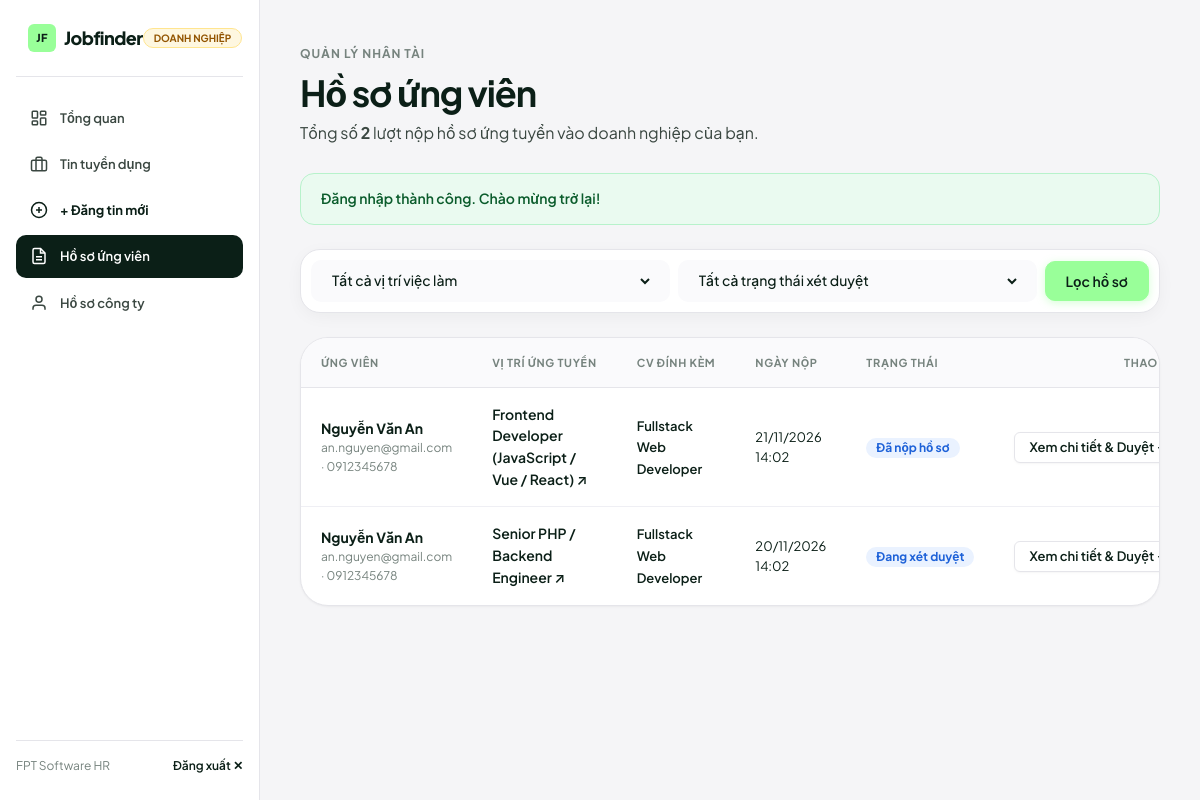
/employer/applications.php (signed in), run on the app's committed database.
### tables this page shows
CREATE TABLE `applications` (
  `id` INT AUTO_INCREMENT PRIMARY KEY,
  `user_id` INT NOT NULL,
  `job_id` INT NOT NULL,
  `cv_id` INT NULL,
  `cover_letter` TEXT NULL,
  `status` VARCHAR(50) NOT NULL DEFAULT 'Đã nộp hồ sơ',
  `created_at` TIMESTAMP DEFAULT CURRENT_TIMESTAMP,
  `updated_at` TIMESTAMP NULL ON UPDATE CURRENT_TIMESTAMP,
  CONSTRAINT `fk_app_user` FOREIGN KEY (`user_id`) REFERENCES `users` (`id`) ON DELETE CASCADE,
  CONSTRAINT `fk_app_job` FOREIGN KEY (`job_id`) REFERENCES `jobs` (`id`) ON DELETE CASCADE,
  CONSTRAINT `fk_app_cv` FOREIGN KEY (`cv_id`) REFERENCES `cvs` (`id`) ON DELETE SET NULL,
  CONSTRAINT `uq_user_job` UNIQUE (`user_id`, `job_id`)
);

CREATE TABLE `users` (
  `id` INT AUTO_INCREMENT PRIMARY KEY,
  `name` VARCHAR(100) NOT NULL,
  `email` VARCHAR(100) NOT NULL UNIQUE,
  `role` ENUM('candidate', 'employer', 'admin') NOT NULL DEFAULT 'candidate',
  `password` VARCHAR(255) NOT NULL,
  `phone` VARCHAR(20) NULL,
  `avatar` VARCHAR(255) NULL,
  `is_active` TINYINT(1) NOT NULL DEFAULT 1,
  `created_at` TIMESTAMP DEFAULT CURRENT_TIMESTAMP
);

CREATE TABLE `jobs` (
  `id` INT AUTO_INCREMENT PRIMARY KEY,
  `employer_id` INT NULL,
  `title` VARCHAR(150) NOT NULL,
  `company` VARCHAR(100) NOT NULL,
  `location` VARCHAR(100) NOT NULL,
  `category` VARCHAR(100) NOT NULL,
  `salary` VARCHAR(100) NOT NULL,
  `salary_value` INT DEFAULT 0,
  `job_type` VARCHAR(50) NOT NULL DEFAULT 'Toàn thời gian',
  `experience` VARCHAR(50) NOT NULL DEFAULT 'Không yêu cầu',
  `description` TEXT NOT NULL,
  `requirements` TEXT NOT NULL,
  `deadline` DATE NULL,
  `views` INT NOT NULL DEFAULT 0,
  `status` VARCHAR(20) NOT NULL DEFAULT 'active',
  `created_at` TIMESTAMP DEFAULT CURRENT_TIMESTAMP,
  CONSTRAINT `fk_job_employer` FOREIGN KEY (`employer_id`) REFERENCES `users` (`id`) ON DELETE SET NULL
);

CREATE TABLE `cvs` (
  `id` INT AUTO_INCREMENT PRIMARY KEY,
  `user_id` INT NOT NULL,
  `title` VARCHAR(150) NOT NULL DEFAULT 'Hồ sơ nghề nghiệp',
  `full_name` VARCHAR(100) NOT NULL,
  `email` VARCHAR(100) NOT NULL,
  `phone` VARCHAR(20) NULL,
  `address` VARCHAR(200) NULL,
  `summary` TEXT NULL,
  `education` TEXT NULL,
  `experience` TEXT NULL,
  `skills` TEXT NULL,
  `certifications` TEXT NULL,
  `languages` VARCHAR(255) NULL,
  `cv_link` VARCHAR(255) NULL,
  `is_default` TINYINT(1) NOT NULL DEFAULT 0,
  `created_at` TIMESTAMP DEFAULT CURRENT_TIMESTAMP,
  `updated_at` TIMESTAMP NULL ON UPDATE CURRENT_TIMESTAMP,
  CONSTRAINT `fk_cv_user` FOREIGN KEY (`user_id`) REFERENCES `users` (`id`) ON DELETE CASCADE
);

### employer/applications.php (the view, shortened to what this page needs)
<?php
require_once '../config/database.php';
$employer_id = (int)$_SESSION['user_id'];
$sql = "
    SELECT a.*, u.name as candidate_name, u.email as candidate_email, u.phone as candidate_phone,
           j.id as job_id, j.title as job_title, c.title as cv_title
    FROM applications a
    JOIN users u ON u.id = a.user_id
    JOIN jobs j ON j.id = a.job_id
    LEFT JOIN cvs c ON c.id = a.cv_id
    WHERE j.employer_id = :employer_id
";
$params = [':employer_id' => $employer_id];
$sql .= " ORDER BY a.created_at DESC";
$stmt = $pdo->prepare($sql);
$stmt->execute($params);
$applications = $stmt->fetchAll();
$total_apps = count($applications);
?>
<!DOCTYPE html>
<html lang="vi">
<head>
    <link rel="stylesheet" href="../assets/css/style.css">
</head>
<body>
<div class="portal-layout">
    <?php include '../includes/employer-sidebar.php'; ?>
    <main class="portal-main">
        <div class="section-header" style="margin-bottom:28px;">
            <div>
                <span class="section-eyebrow">Quản lý nhân tài</span>
                <h1 class="section-title">Hồ sơ ứng viên</h1>
                <p class="section-desc">Tổng số <strong><?= $total_apps ?></strong> lượt nộp hồ sơ ứng tuyển vào doanh nghiệp của bạn.</p>
            </div>
        </div>
        <?php if (!empty($_SESSION['flash_message'])): ?>
            <div class="flash-bar flash--<?= $_SESSION['flash_type'] ?? 'success' ?>">
                <?= htmlspecialchars($_SESSION['flash_message']) ?>
            </div>
        <?php endif; ?>
        <div class="smart-search-card" style="margin-bottom:24px;">
            <form method="GET" class="search-form-row" style="grid-template-columns: 1fr 1fr auto;">
                <div class="search-field">
                    <select name="job_id" class="search-select">
                        <option value="0">Tất cả vị trí việc làm</option>
                    </select>
                </div>
                <div class="search-field">
                    <select name="status" class="search-select">
                        <option value="">Tất cả trạng thái xét duyệt</option>
                    </select>
                </div>
                <div style="display:flex; gap:8px;">
                    <button type="submit" class="btn btn-primary">Lọc hồ sơ</button>
                </div>
            </form>
        </div>
        <div class="table-card">
            <div class="table-responsive">
                <table class="data-table">
                    <thead>
                        <tr>
                            <th>Ứng viên</th>
                            <th>Vị trí ứng tuyển</th>
                            <th>CV đính kèm</th>
                            <th>Ngày nộp</th>
                            <th>Trạng thái</th>
                            <th style="text-align:right;">Thao tác</th>
                        </tr>
                    </thead>
                    <tbody>
                        <?php if (!empty($applications)): ?>
                            <?php foreach ($applications as $app):
                                $status_badge_map = [
                                    'Đã nộp hồ sơ'  => 'badge--pending',
                                    'Đang xét duyệt' => 'badge--pending',
                                    'Phù hợp'        => 'badge--success',
                                    'Từ chối'        => 'badge--danger'
                                ];
                                $b_cls = $status_badge_map[$app['status']] ?? 'badge--pending';
                            ?>
                                <tr>
                                    <td>
                                        <div style="font-weight:700; color:var(--ink);">
                                            <?= htmlspecialchars($app['candidate_name']) ?>
                                        </div>
                                        <div style="font-size:12px; color:var(--muted);">
                                            <?= htmlspecialchars($app['candidate_email']) ?>
                                            <?= !empty($app['candidate_phone']) ? ' &middot; ' . htmlspecialchars($app['candidate_phone']) : '' ?>
                                        </div>
                                    </td>
                                    <td>
                                        <div style="font-weight:600; color:var(--ink);">
                                            <a href="../job-detail.php?id=<?= (int)$app['job_id'] ?>" target="_blank" style="color:var(--ink);">
                                                <?= htmlspecialchars($app['job_title']) ?> ↗
                                            </a>
                                        </div>
                                    </td>
                                    <td>
                                        <?php if (!empty($app['cv_title'])): ?>
                                            <span style="font-weight:600; font-size:13px; color:var(--ink);">
                                                <?= htmlspecialchars($app['cv_title']) ?>
                                            </span>
                                        <?php else: ?>
                                            <span class="text-muted text-sm">Chỉ có thư giới thiệu</span>
                                        <?php endif; ?>
                                    </td>
                                    <td class="text-muted text-sm">
                                        <?= date('d/m/Y H:i', strtotime($app['created_at'])) ?>
                                    </td>
                                    <td>
                                        <span class="badge <?= $b_cls ?>">
                                            <?= htmlspecialchars($app['status']) ?>
                                        </span>
                                    </td>
                                    <td style="text-align:right;">
                                        <a href="application-view.php?id=<?= (int)$app['id'] ?>" class="btn btn-secondary btn-sm">
                                            Xem chi tiết & Duyệt →
                                        </a>
                                    </td>
                                </tr>
                            <?php endforeach; ?>
                        <?php endif; ?>
                    </tbody>
                </table>
            </div>
        </div>
    </main>
</div>
</body>
</html>

### data on the page
applications: user.name "Nguyễn Văn An", user.email "an.nguyen@gmail.com", user.phone "0912345678", job.title "Frontend Developer (JavaScript / Vue / React)", cv.title "Fullstack Web Developer", created_at "21/11/2026 14:02", status "Đã nộp hồ sơ"
applications: user.name "Nguyễn Văn An", user.email "an.nguyen@gmail.com", user.phone "0912345678", job.title "Senior PHP / Backend Engineer", cv.title "Fullstack Web Developer", created_at "20/11/2026 14:02", status "Đang xét duyệt"

### other printed values
$_SESSION['user_name'] "FPT Software HR"
$total_apps "2"
$_SESSION['flash_message'] "Đăng nhập thành công. Chào mừng trở lại!"
